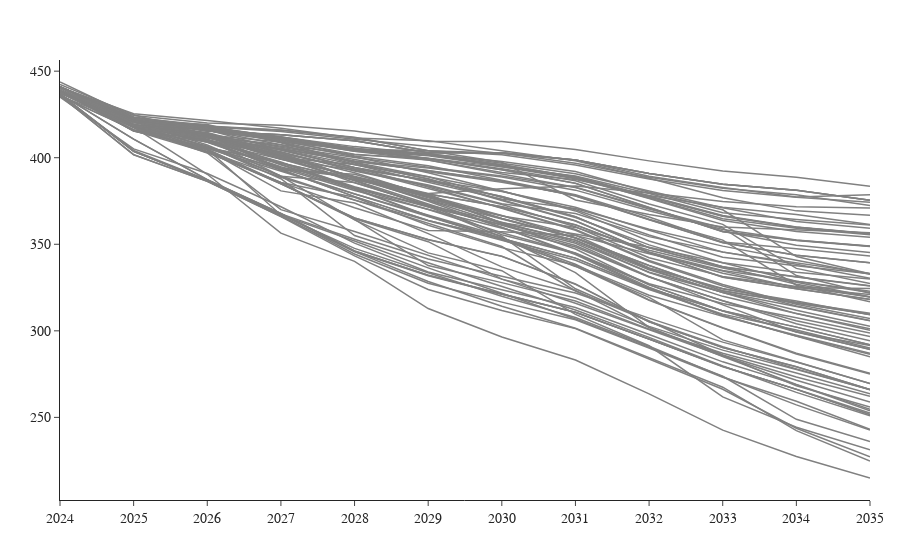

Notebook cell for this chart:
### Code cell
fig1 = go.Figure()

for scenario in fig1_data['Scenario'].unique():
    subset = fig1_data[fig1_data['Scenario'] == scenario]
    fig1.add_trace(go.Scatter(
        x=subset['Year'], y=subset['CO2eq'], mode='lines',
        line=dict(width=1.5, color='gray'),
        showlegend=False
    ))

fig1 = apply_common_layout(fig1, "")



fig1.write_image(f"{output_dir}/fig1_total_emissions_by_scenario.jpeg")
fig1_data.to_csv(f"{output_dir}/fig1_data.csv", index=False)
fig1.show()

### Figure 1 — Plotly figure (JSON) as saved in the notebook; plotly's stock layout.template omitted (floating-point values rounded to 4 significant figures)
{"data": [{"line": {"color": "gray", "width": 1.5}, "mode": "lines", "showlegend": false, "type": "scatter", "x": [2024, 2025, 2026, 2027, 2028, 2029, 2030, 2031, 2032, 2033, 2034, 2035], "y": [439.7, 420.8, 407.4, 389.3, 364.1, 345.0, 334.7, 309.5, 291.4, 261.8, 244.3, 231.3]}, {"line": {"color": "gray", "width": 1.5}, "mode": "lines", "showlegend": false, "type": "scatter", "x": [2024, 2025, 2026, 2027, 2028, 2029, 2030, 2031, 2032, 2033, 2034, 2035], "y": [438.2, 422.1, 412.7, 396.1, 382.8, 371.5, 361.4, 350.6, 331.3, 315.0, 299.3, 291.6]}, {"line": {"color": "gray", "width": 1.5}, "mode": "lines", "showlegend": false, "type": "scatter", "x": [2024, 2025, 2026, 2027, 2028, 2029, 2030, 2031, 2032, 2033, 2034, 2035], "y": [440.6, 422.3, 410.1, 392.8, 379.1, 367.1, 354.7, 324.3, 305.7, 286.0, 273.3, 262.2]}, {"line": {"color": "gray", "width": 1.5}, "mode": "lines", "showlegend": false, "type": "scatter", "x": [2024, 2025, 2026, 2027, 2028, 2029, 2030, 2031, 2032, 2033, 2034, 2035], "y": [438.2, 422.0, 414.1, 402.6, 388.3, 376.0, 366.5, 355.2, 336.4, 324.5, 316.5, 310.1]}, {"line": {"color": "gray", "width": 1.5}, "mode": "lines", "showlegend": false, "type": "scatter", "x": [2024, 2025, 2026, 2027, 2028, 2029, 2030, 2031, 2032, 2033, 2034, 2035], "y": [440.7, 422.6, 410.6, 396.8, 383.3, 372.0, 361.0, 349.3, 331.1, 317.4, 304.0, 294.3]}, {"line": {"color": "gray", "width": 1.5}, "mode": "lines", "showlegend": false, "type": "scatter", "x": [2024, 2025, 2026, 2027, 2028, 2029, 2030, 2031, 2032, 2033, 2034, 2035], "y": [440.8, 422.6, 413.6, 402.5, 388.0, 375.6, 364.6, 353.7, 336.2, 324.2, 317.3, 309.2]}, {"line": {"color": "gray", "width": 1.5}, "mode": "lines", "showlegend": false, "type": "scatter", "x": [2024, 2025, 2026, 2027, 2028, 2029, 2030, 2031, 2032, 2033, 2034, 2035], "y": [440.7, 422.7, 415.8, 407.5, 396.3, 387.9, 375.7, 363.6, 345.5, 334.9, 328.6, 322.8]}, {"line": {"color": "gray", "width": 1.5}, "mode": "lines", "showlegend": false, "type": "scatter", "x": [2024, 2025, 2026, 2027, 2028, 2029, 2030, 2031, 2032, 2033, 2034, 2035], "y": [440.7, 422.8, 416.2, 410.3, 401.0, 395.3, 387.0, 378.6, 365.7, 351.2, 347.3, 343.3]}, {"line": {"color": "gray", "width": 1.5}, "mode": "lines", "showlegend": false, "type": "scatter", "x": [2024, 2025, 2026, 2027, 2028, 2029, 2030, 2031, 2032, 2033, 2034, 2035], "y": [440.7, 422.8, 416.5, 410.9, 403.7, 398.6, 390.6, 382.9, 370.9, 357.5, 349.5, 345.3]}, {"line": {"color": "gray", "width": 1.5}, "mode": "lines", "showlegend": false, "type": "scatter", "x": [2024, 2025, 2026, 2027, 2028, 2029, 2030, 2031, 2032, 2033, 2034, 2035], "y": [438.5, 418.8, 411.4, 405.3, 398.0, 394.1, 388.9, 381.3, 369.4, 358.6, 352.5, 348.8]}, {"line": {"color": "gray", "width": 1.5}, "mode": "lines", "showlegend": false, "type": "scatter", "x": [2024, 2025, 2026, 2027, 2028, 2029, 2030, 2031, 2032, 2033, 2034, 2035], "y": [440.7, 422.8, 416.5, 411.3, 404.7, 401.9, 396.0, 389.0, 377.8, 366.6, 360.0, 356.2]}, {"line": {"color": "gray", "width": 1.5}, "mode": "lines", "showlegend": false, "type": "scatter", "x": [2024, 2025, 2026, 2027, 2028, 2029, 2030, 2031, 2032, 2033, 2034, 2035], "y": [440.7, 421.5, 416.2, 411.5, 405.2, 402.4, 396.8, 390.7, 380.7, 371.0, 363.2, 359.3]}, {"line": {"color": "gray", "width": 1.5}, "mode": "lines", "showlegend": false, "type": "scatter", "x": [2024, 2025, 2026, 2027, 2028, 2029, 2030, 2031, 2032, 2033, 2034, 2035], "y": [440.6, 425.4, 421.5, 417.0, 411.4, 409.9, 404.1, 398.2, 388.1, 376.8, 369.3, 366.8]}, {"line": {"color": "gray", "width": 1.5}, "mode": "lines", "showlegend": false, "type": "scatter", "x": [2024, 2025, 2026, 2027, 2028, 2029, 2030, 2031, 2032, 2033, 2034, 2035], "y": [440.9, 423.2, 413.3, 393.4, 388.7, 378.9, 362.1, 352.3, 333.7, 319.9, 310.0, 300.3]}, {"line": {"color": "gray", "width": 1.5}, "mode": "lines", "showlegend": false, "type": "scatter", "x": [2024, 2025, 2026, 2027, 2028, 2029, 2030, 2031, 2032, 2033, 2034, 2035], "y": [440.9, 423.2, 412.7, 399.1, 392.8, 384.2, 373.4, 367.7, 354.4, 345.5, 338.4, 330.4]}, {"line": {"color": "gray", "width": 1.5}, "mode": "lines", "showlegend": false, "type": "scatter", "x": [2024, 2025, 2026, 2027, 2028, 2029, 2030, 2031, 2032, 2033, 2034, 2035], "y": [440.7, 421.9, 409.6, 401.5, 388.1, 377.5, 362.5, 356.0, 348.3, 339.3, 333.8, 329.9]}, {"line": {"color": "gray", "width": 1.5}, "mode": "lines", "showlegend": false, "type": "scatter", "x": [2024, 2025, 2026, 2027, 2028, 2029, 2030, 2031, 2032, 2033, 2034, 2035], "y": [440.9, 419.3, 410.2, 402.4, 393.5, 387.0, 380.5, 371.4, 358.1, 345.5, 339.2, 333.2]}, {"line": {"color": "gray", "width": 1.5}, "mode": "lines", "showlegend": false, "type": "scatter", "x": [2024, 2025, 2026, 2027, 2028, 2029, 2030, 2031, 2032, 2033, 2034, 2035], "y": [438.9, 422.6, 415.6, 409.7, 402.1, 398.6, 391.5, 387.4, 378.2, 371.4, 367.1, 361.5]}, {"line": {"color": "gray", "width": 1.5}, "mode": "lines", "showlegend": false, "type": "scatter", "x": [2024, 2025, 2026, 2027, 2028, 2029, 2030, 2031, 2032, 2033, 2034, 2035], "y": [440.9, 423.2, 412.3, 407.5, 401.7, 399.8, 394.7, 389.4, 379.3, 368.3, 364.3, 361.2]}, {"line": {"color": "gray", "width": 1.5}, "mode": "lines", "showlegend": false, "type": "scatter", "x": [2024, 2025, 2026, 2027, 2028, 2029, 2030, 2031, 2032, 2033, 2034, 2035], "y": [442.3, 424.8, 413.2, 409.1, 404.9, 404.0, 397.4, 375.6, 367.2, 360.0, 358.5, 356.7]}, {"line": {"color": "gray", "width": 1.5}, "mode": "lines", "showlegend": false, "type": "scatter", "x": [2024, 2025, 2026, 2027, 2028, 2029, 2030, 2031, 2032, 2033, 2034, 2035], "y": [440.6, 422.7, 416.5, 411.1, 404.4, 401.6, 395.5, 388.6, 376.4, 363.8, 357.4, 354.0]}, {"line": {"color": "gray", "width": 1.5}, "mode": "lines", "showlegend": false, "type": "scatter", "x": [2024, 2025, 2026, 2027, 2028, 2029, 2030, 2031, 2032, 2033, 2034, 2035], "y": [440.7, 422.8, 416.6, 411.4, 404.7, 401.9, 395.9, 388.9, 377.6, 366.4, 359.8, 355.9]}, {"line": {"color": "gray", "width": 1.5}, "mode": "lines", "showlegend": false, "type": "scatter", "x": [2024, 2025, 2026, 2027, 2028, 2029, 2030, 2031, 2032, 2033, 2034, 2035], "y": [438.9, 422.6, 415.8, 410.3, 403.7, 401.1, 395.2, 388.3, 377.3, 366.1, 359.8, 356.1]}, {"line": {"color": "gray", "width": 1.5}, "mode": "lines", "showlegend": false, "type": "scatter", "x": [2024, 2025, 2026, 2027, 2028, 2029, 2030, 2031, 2032, 2033, 2034, 2035], "y": [440.8, 423.0, 418.8, 408.9, 397.3, 389.0, 377.0, 365.5, 349.7, 337.1, 326.9, 319.5]}, {"line": {"color": "gray", "width": 1.5}, "mode": "lines", "showlegend": false, "type": "scatter", "x": [2024, 2025, 2026, 2027, 2028, 2029, 2030, 2031, 2032, 2033, 2034, 2035], "y": [440.7, 422.8, 417.5, 412.1, 405.2, 402.0, 394.8, 387.9, 376.8, 364.8, 359.3, 355.5]}, {"line": {"color": "gray", "width": 1.5}, "mode": "lines", "showlegend": false, "type": "scatter", "x": [2024, 2025, 2026, 2027, 2028, 2029, 2030, 2031, 2032, 2033, 2034, 2035], "y": [438.5, 422.0, 413.2, 392.8, 390.4, 378.6, 362.2, 352.4, 335.2, 322.1, 311.9, 302.7]}, {"line": {"color": "gray", "width": 1.5}, "mode": "lines", "showlegend": false, "type": "scatter", "x": [2024, 2025, 2026, 2027, 2028, 2029, 2030, 2031, 2032, 2033, 2034, 2035], "y": [438.8, 415.9, 404.5, 380.8, 373.9, 356.2, 336.9, 323.3, 301.9, 285.1, 269.1, 254.6]}, {"line": {"color": "gray", "width": 1.5}, "mode": "lines", "showlegend": false, "type": "scatter", "x": [2024, 2025, 2026, 2027, 2028, 2029, 2030, 2031, 2032, 2033, 2034, 2035], "y": [438.6, 419.3, 410.6, 389.3, 385.6, 372.5, 355.5, 344.7, 326.7, 311.5, 299.6, 289.2]}, {"line": {"color": "gray", "width": 1.5}, "mode": "lines", "showlegend": false, "type": "scatter", "x": [2024, 2025, 2026, 2027, 2028, 2029, 2030, 2031, 2032, 2033, 2034, 2035], "y": [438.5, 421.9, 413.7, 400.0, 396.1, 385.8, 376.1, 370.6, 358.7, 348.9, 340.8, 332.6]}, {"line": {"color": "gray", "width": 1.5}, "mode": "lines", "showlegend": false, "type": "scatter", "x": [2024, 2025, 2026, 2027, 2028, 2029, 2030, 2031, 2032, 2033, 2034, 2035], "y": [438.8, 415.8, 402.9, 385.7, 377.1, 361.0, 348.0, 337.9, 320.6, 308.4, 297.4, 287.1]}, {"line": {"color": "gray", "width": 1.5}, "mode": "lines", "showlegend": false, "type": "scatter", "x": [2024, 2025, 2026, 2027, 2028, 2029, 2030, 2031, 2032, 2033, 2034, 2035], "y": [438.6, 419.2, 408.9, 394.2, 388.8, 376.9, 366.3, 359.7, 346.6, 336.3, 328.1, 319.6]}, {"line": {"color": "gray", "width": 1.5}, "mode": "lines", "showlegend": false, "type": "scatter", "x": [2024, 2025, 2026, 2027, 2028, 2029, 2030, 2031, 2032, 2033, 2034, 2035], "y": [435.9, 401.8, 386.3, 365.9, 345.8, 328.5, 314.2, 301.5, 284.4, 267.4, 242.3, 224.8]}, {"line": {"color": "gray", "width": 1.5}, "mode": "lines", "showlegend": false, "type": "scatter", "x": [2024, 2025, 2026, 2027, 2028, 2029, 2030, 2031, 2032, 2033, 2034, 2035], "y": [436.8, 403.7, 386.8, 366.8, 347.6, 333.5, 319.9, 307.7, 291.1, 273.4, 257.2, 242.7]}, {"line": {"color": "gray", "width": 1.5}, "mode": "lines", "showlegend": false, "type": "scatter", "x": [2024, 2025, 2026, 2027, 2028, 2029, 2030, 2031, 2032, 2033, 2034, 2035], "y": [436.8, 404.2, 387.2, 367.5, 352.9, 339.2, 325.4, 312.0, 296.2, 279.7, 264.4, 251.0]}, {"line": {"color": "gray", "width": 1.5}, "mode": "lines", "showlegend": false, "type": "scatter", "x": [2024, 2025, 2026, 2027, 2028, 2029, 2030, 2031, 2032, 2033, 2034, 2035], "y": [437.5, 417.3, 402.7, 370.0, 357.4, 343.8, 329.9, 315.9, 300.7, 285.4, 271.5, 258.9]}, {"line": {"color": "gray", "width": 1.5}, "mode": "lines", "showlegend": false, "type": "scatter", "x": [2024, 2025, 2026, 2027, 2028, 2029, 2030, 2031, 2032, 2033, 2034, 2035], "y": [437.7, 417.5, 403.7, 388.7, 375.5, 362.3, 348.7, 323.0, 305.5, 290.9, 278.0, 266.0]}, {"line": {"color": "gray", "width": 1.5}, "mode": "lines", "showlegend": false, "type": "scatter", "x": [2024, 2025, 2026, 2027, 2028, 2029, 2030, 2031, 2032, 2033, 2034, 2035], "y": [438.0, 418.3, 405.3, 392.1, 379.3, 366.0, 353.1, 337.2, 319.4, 294.7, 282.1, 269.5]}, {"line": {"color": "gray", "width": 1.5}, "mode": "lines", "showlegend": false, "type": "scatter", "x": [2024, 2025, 2026, 2027, 2028, 2029, 2030, 2031, 2032, 2033, 2034, 2035], "y": [438.4, 418.9, 411.7, 399.5, 387.0, 373.3, 359.8, 344.1, 324.4, 308.9, 296.7, 285.0]}, {"line": {"color": "gray", "width": 1.5}, "mode": "lines", "showlegend": false, "type": "scatter", "x": [2024, 2025, 2026, 2027, 2028, 2029, 2030, 2031, 2032, 2033, 2034, 2035], "y": [438.5, 419.0, 412.7, 400.9, 388.8, 375.4, 361.8, 347.2, 326.5, 311.4, 299.3, 289.3]}, {"line": {"color": "gray", "width": 1.5}, "mode": "lines", "showlegend": false, "type": "scatter", "x": [2024, 2025, 2026, 2027, 2028, 2029, 2030, 2031, 2032, 2033, 2034, 2035], "y": [438.5, 419.0, 413.2, 401.6, 391.3, 378.2, 366.6, 353.6, 335.7, 322.2, 310.0, 301.3]}, {"line": {"color": "gray", "width": 1.5}, "mode": "lines", "showlegend": false, "type": "scatter", "x": [2024, 2025, 2026, 2027, 2028, 2029, 2030, 2031, 2032, 2033, 2034, 2035], "y": [438.4, 421.5, 419.2, 408.9, 400.6, 391.4, 380.7, 369.3, 351.9, 339.3, 328.6, 322.2]}, {"line": {"color": "gray", "width": 1.5}, "mode": "lines", "showlegend": false, "type": "scatter", "x": [2024, 2025, 2026, 2027, 2028, 2029, 2030, 2031, 2032, 2033, 2034, 2035], "y": [438.7, 415.6, 409.1, 394.8, 381.8, 366.3, 353.6, 338.5, 317.9, 301.8, 287.1, 275.5]}, {"line": {"color": "gray", "width": 1.5}, "mode": "lines", "showlegend": false, "type": "scatter", "x": [2024, 2025, 2026, 2027, 2028, 2029, 2030, 2031, 2032, 2033, 2034, 2035], "y": [438.5, 419.0, 414.5, 403.1, 393.4, 382.2, 371.1, 358.6, 340.6, 326.7, 315.4, 307.1]}, {"line": {"color": "gray", "width": 1.5}, "mode": "lines", "showlegend": false, "type": "scatter", "x": [2024, 2025, 2026, 2027, 2028, 2029, 2030, 2031, 2032, 2033, 2034, 2035], "y": [436.8, 403.6, 386.5, 366.5, 344.4, 327.5, 316.6, 306.4, 290.0, 273.1, 259.3, 243.2]}, {"line": {"color": "gray", "width": 1.5}, "mode": "lines", "showlegend": false, "type": "scatter", "x": [2024, 2025, 2026, 2027, 2028, 2029, 2030, 2031, 2032, 2033, 2034, 2035], "y": [435.7, 416.2, 404.9, 385.4, 364.8, 351.5, 329.9, 318.9, 302.6, 288.9, 277.6, 266.1]}, {"line": {"color": "gray", "width": 1.5}, "mode": "lines", "showlegend": false, "type": "scatter", "x": [2024, 2025, 2026, 2027, 2028, 2029, 2030, 2031, 2032, 2033, 2034, 2035], "y": [436.8, 403.7, 386.9, 367.5, 345.8, 331.8, 321.1, 310.7, 295.3, 279.2, 266.3, 252.5]}, {"line": {"color": "gray", "width": 1.5}, "mode": "lines", "showlegend": false, "type": "scatter", "x": [2024, 2025, 2026, 2027, 2028, 2029, 2030, 2031, 2032, 2033, 2034, 2035], "y": [435.0, 405.1, 390.9, 371.7, 350.7, 334.0, 323.8, 313.4, 297.9, 282.1, 268.9, 253.8]}, {"line": {"color": "gray", "width": 1.5}, "mode": "lines", "showlegend": false, "type": "scatter", "x": [2024, 2025, 2026, 2027, 2028, 2029, 2030, 2031, 2032, 2033, 2034, 2035], "y": [436.7, 410.7, 387.4, 367.8, 346.1, 332.2, 321.2, 310.7, 295.2, 279.5, 266.2, 251.7]}, {"line": {"color": "gray", "width": 1.5}, "mode": "lines", "showlegend": false, "type": "scatter", "x": [2024, 2025, 2026, 2027, 2028, 2029, 2030, 2031, 2032, 2033, 2034, 2035], "y": [435.8, 418.7, 406.7, 387.8, 355.0, 341.5, 331.5, 321.8, 307.3, 293.5, 282.0, 269.5]}, {"line": {"color": "gray", "width": 1.5}, "mode": "lines", "showlegend": false, "type": "scatter", "x": [2024, 2025, 2026, 2027, 2028, 2029, 2030, 2031, 2032, 2033, 2034, 2035], "y": [437.7, 417.6, 403.5, 385.0, 365.2, 352.7, 343.1, 327.1, 305.2, 290.4, 279.3, 266.1]}, {"line": {"color": "gray", "width": 1.5}, "mode": "lines", "showlegend": false, "type": "scatter", "x": [2024, 2025, 2026, 2027, 2028, 2029, 2030, 2031, 2032, 2033, 2034, 2035], "y": [438.4, 419.0, 406.1, 389.5, 375.6, 363.5, 352.3, 340.8, 323.9, 309.6, 300.5, 290.0]}, {"line": {"color": "gray", "width": 1.5}, "mode": "lines", "showlegend": false, "type": "scatter", "x": [2024, 2025, 2026, 2027, 2028, 2029, 2030, 2031, 2032, 2033, 2034, 2035], "y": [437.6, 420.8, 410.2, 393.9, 381.1, 370.2, 359.7, 348.4, 331.1, 317.4, 305.8, 296.7]}, {"line": {"color": "gray", "width": 1.5}, "mode": "lines", "showlegend": false, "type": "scatter", "x": [2024, 2025, 2026, 2027, 2028, 2029, 2030, 2031, 2032, 2033, 2034, 2035], "y": [438.4, 419.0, 406.3, 393.2, 377.5, 363.8, 353.3, 342.0, 324.5, 311.5, 302.1, 292.0]}, {"line": {"color": "gray", "width": 1.5}, "mode": "lines", "showlegend": false, "type": "scatter", "x": [2024, 2025, 2026, 2027, 2028, 2029, 2030, 2031, 2032, 2033, 2034, 2035], "y": [437.8, 420.9, 412.9, 400.7, 385.5, 372.6, 362.7, 351.4, 333.9, 322.3, 314.0, 305.8]}, {"line": {"color": "gray", "width": 1.5}, "mode": "lines", "showlegend": false, "type": "scatter", "x": [2024, 2025, 2026, 2027, 2028, 2029, 2030, 2031, 2032, 2033, 2034, 2035], "y": [437.9, 420.9, 418.6, 408.7, 396.9, 387.7, 375.2, 363.5, 345.3, 333.3, 325.1, 321.0]}, {"line": {"color": "gray", "width": 1.5}, "mode": "lines", "showlegend": false, "type": "scatter", "x": [2024, 2025, 2026, 2027, 2028, 2029, 2030, 2031, 2032, 2033, 2034, 2035], "y": [438.5, 418.9, 409.6, 397.6, 382.5, 370.1, 356.7, 345.0, 327.2, 315.8, 307.6, 298.8]}, {"line": {"color": "gray", "width": 1.5}, "mode": "lines", "showlegend": false, "type": "scatter", "x": [2024, 2025, 2026, 2027, 2028, 2029, 2030, 2031, 2032, 2033, 2034, 2035], "y": [438.5, 418.9, 411.7, 401.4, 388.4, 377.7, 364.9, 353.7, 337.7, 323.1, 316.1, 309.5]}, {"line": {"color": "gray", "width": 1.5}, "mode": "lines", "showlegend": false, "type": "scatter", "x": [2024, 2025, 2026, 2027, 2028, 2029, 2030, 2031, 2032, 2033, 2034, 2035], "y": [438.5, 418.8, 412.0, 403.5, 392.3, 383.6, 373.0, 360.1, 342.2, 331.5, 325.6, 319.5]}, {"line": {"color": "gray", "width": 1.5}, "mode": "lines", "showlegend": false, "type": "scatter", "x": [2024, 2025, 2026, 2027, 2028, 2029, 2030, 2031, 2032, 2033, 2034, 2035], "y": [438.5, 418.8, 412.1, 404.5, 394.3, 386.7, 377.5, 365.9, 347.9, 336.9, 331.1, 325.9]}, {"line": {"color": "gray", "width": 1.5}, "mode": "lines", "showlegend": false, "type": "scatter", "x": [2024, 2025, 2026, 2027, 2028, 2029, 2030, 2031, 2032, 2033, 2034, 2035], "y": [438.4, 418.8, 411.8, 404.8, 396.0, 389.1, 380.7, 369.9, 355.4, 342.5, 337.6, 333.0]}, {"line": {"color": "gray", "width": 1.5}, "mode": "lines", "showlegend": false, "type": "scatter", "x": [2024, 2025, 2026, 2027, 2028, 2029, 2030, 2031, 2032, 2033, 2034, 2035], "y": [435.7, 416.2, 404.8, 385.1, 364.4, 337.7, 327.8, 317.2, 301.0, 287.1, 275.6, 263.7]}, {"line": {"color": "gray", "width": 1.5}, "mode": "lines", "showlegend": false, "type": "scatter", "x": [2024, 2025, 2026, 2027, 2028, 2029, 2030, 2031, 2032, 2033, 2034, 2035], "y": [438.3, 421.3, 417.0, 410.8, 404.3, 399.4, 393.1, 385.2, 371.1, 357.2, 352.1, 348.7]}, {"line": {"color": "gray", "width": 1.5}, "mode": "lines", "showlegend": false, "type": "scatter", "x": [2024, 2025, 2026, 2027, 2028, 2029, 2030, 2031, 2032, 2033, 2034, 2035], "y": [438.6, 415.4, 405.8, 397.0, 387.3, 379.0, 371.7, 361.2, 345.1, 331.0, 324.3, 318.1]}, {"line": {"color": "gray", "width": 1.5}, "mode": "lines", "showlegend": false, "type": "scatter", "x": [2024, 2025, 2026, 2027, 2028, 2029, 2030, 2031, 2032, 2033, 2034, 2035], "y": [438.4, 418.7, 411.8, 405.2, 397.9, 392.5, 386.5, 377.9, 364.1, 350.9, 343.6, 339.3]}, {"line": {"color": "gray", "width": 1.5}, "mode": "lines", "showlegend": false, "type": "scatter", "x": [2024, 2025, 2026, 2027, 2028, 2029, 2030, 2031, 2032, 2033, 2034, 2035], "y": [438.5, 421.1, 418.0, 411.6, 405.6, 399.5, 393.7, 386.7, 373.3, 361.5, 336.1, 327.4]}, {"line": {"color": "gray", "width": 1.5}, "mode": "lines", "showlegend": false, "type": "scatter", "x": [2024, 2025, 2026, 2027, 2028, 2029, 2030, 2031, 2032, 2033, 2034, 2035], "y": [438.3, 418.5, 413.1, 406.0, 399.1, 391.9, 385.8, 378.2, 364.5, 352.4, 326.3, 316.7]}, {"line": {"color": "gray", "width": 1.5}, "mode": "lines", "showlegend": false, "type": "scatter", "x": [2024, 2025, 2026, 2027, 2028, 2029, 2030, 2031, 2032, 2033, 2034, 2035], "y": [438.5, 420.1, 417.5, 412.0, 406.4, 402.2, 397.8, 392.0, 380.1, 369.9, 342.9, 333.0]}, {"line": {"color": "gray", "width": 1.5}, "mode": "lines", "showlegend": false, "type": "scatter", "x": [2024, 2025, 2026, 2027, 2028, 2029, 2030, 2031, 2032, 2033, 2034, 2035], "y": [438.3, 417.5, 413.2, 406.6, 400.1, 394.4, 389.4, 382.8, 370.4, 359.4, 331.9, 321.7]}, {"line": {"color": "gray", "width": 1.5}, "mode": "lines", "showlegend": false, "type": "scatter", "x": [2024, 2025, 2026, 2027, 2028, 2029, 2030, 2031, 2032, 2033, 2034, 2035], "y": [437.5, 418.4, 403.1, 385.8, 371.1, 357.9, 357.3, 355.1, 344.6, 334.5, 325.0, 324.4]}, {"line": {"color": "gray", "width": 1.5}, "mode": "lines", "showlegend": false, "type": "scatter", "x": [2024, 2025, 2026, 2027, 2028, 2029, 2030, 2031, 2032, 2033, 2034, 2035], "y": [438.2, 418.5, 409.0, 399.1, 389.0, 379.4, 382.1, 383.7, 379.6, 374.7, 371.7, 371.0]}, {"line": {"color": "gray", "width": 1.5}, "mode": "lines", "showlegend": false, "type": "scatter", "x": [2024, 2025, 2026, 2027, 2028, 2029, 2030, 2031, 2032, 2033, 2034, 2035], "y": [435.9, 401.7, 386.3, 366.0, 343.3, 323.9, 311.8, 301.3, 283.8, 266.2, 243.7, 227.2]}, {"line": {"color": "gray", "width": 1.5}, "mode": "lines", "showlegend": false, "type": "scatter", "x": [2024, 2025, 2026, 2027, 2028, 2029, 2030, 2031, 2032, 2033, 2034, 2035], "y": [436.7, 410.7, 387.4, 367.8, 346.1, 332.2, 321.2, 310.7, 295.2, 279.5, 266.2, 251.7]}, {"line": {"color": "gray", "width": 1.5}, "mode": "lines", "showlegend": false, "type": "scatter", "x": [2024, 2025, 2026, 2027, 2028, 2029, 2030, 2031, 2032, 2033, 2034, 2035], "y": [437.7, 417.6, 403.5, 385.0, 365.2, 352.6, 343.0, 326.8, 305.2, 290.4, 279.3, 266.2]}, {"line": {"color": "gray", "width": 1.5}, "mode": "lines", "showlegend": false, "type": "scatter", "x": [2024, 2025, 2026, 2027, 2028, 2029, 2030, 2031, 2032, 2033, 2034, 2035], "y": [438.4, 419.0, 406.3, 393.2, 377.5, 363.8, 353.3, 342.0, 324.5, 311.5, 302.1, 291.9]}, {"line": {"color": "gray", "width": 1.5}, "mode": "lines", "showlegend": false, "type": "scatter", "x": [2024, 2025, 2026, 2027, 2028, 2029, 2030, 2031, 2032, 2033, 2034, 2035], "y": [438.5, 418.9, 411.7, 401.4, 388.4, 377.8, 364.9, 353.7, 337.8, 323.1, 316.0, 309.4]}, {"line": {"color": "gray", "width": 1.5}, "mode": "lines", "showlegend": false, "type": "scatter", "x": [2024, 2025, 2026, 2027, 2028, 2029, 2030, 2031, 2032, 2033, 2034, 2035], "y": [438.5, 418.8, 412.1, 404.5, 394.3, 386.7, 377.6, 365.9, 348.0, 337.1, 331.2, 326.0]}, {"line": {"color": "gray", "width": 1.5}, "mode": "lines", "showlegend": false, "type": "scatter", "x": [2024, 2025, 2026, 2027, 2028, 2029, 2030, 2031, 2032, 2033, 2034, 2035], "y": [438.3, 421.2, 417.0, 410.9, 404.4, 399.5, 393.1, 385.2, 371.2, 357.4, 352.4, 349.0]}, {"line": {"color": "gray", "width": 1.5}, "mode": "lines", "showlegend": false, "type": "scatter", "x": [2024, 2025, 2026, 2027, 2028, 2029, 2030, 2031, 2032, 2033, 2034, 2035], "y": [438.6, 415.4, 405.8, 397.0, 387.3, 379.0, 371.8, 361.3, 345.2, 331.1, 324.4, 318.3]}, {"line": {"color": "gray", "width": 1.5}, "mode": "lines", "showlegend": false, "type": "scatter", "x": [2024, 2025, 2026, 2027, 2028, 2029, 2030, 2031, 2032, 2033, 2034, 2035], "y": [438.4, 418.7, 411.8, 405.2, 398.0, 392.6, 386.6, 378.0, 364.2, 351.0, 343.7, 339.3]}, {"line": {"color": "gray", "width": 1.5}, "mode": "lines", "showlegend": false, "type": "scatter", "x": [2024, 2025, 2026, 2027, 2028, 2029, 2030, 2031, 2032, 2033, 2034, 2035], "y": [441.0, 421.8, 415.4, 413.3, 409.8, 402.9, 402.9, 398.7, 390.9, 384.7, 381.3, 375.4]}, {"line": {"color": "gray", "width": 1.5}, "mode": "lines", "showlegend": false, "type": "scatter", "x": [2024, 2025, 2026, 2027, 2028, 2029, 2030, 2031, 2032, 2033, 2034, 2035], "y": [441.0, 420.7, 418.0, 415.8, 411.6, 404.0, 401.7, 395.8, 387.7, 381.0, 377.2, 374.3]}, {"line": {"color": "gray", "width": 1.5}, "mode": "lines", "showlegend": false, "type": "scatter", "x": [2024, 2025, 2026, 2027, 2028, 2029, 2030, 2031, 2032, 2033, 2034, 2035], "y": [441.0, 421.8, 418.3, 416.0, 411.8, 404.0, 402.7, 396.8, 388.8, 382.4, 378.6, 372.3]}, {"line": {"color": "gray", "width": 1.5}, "mode": "lines", "showlegend": false, "type": "scatter", "x": [2024, 2025, 2026, 2027, 2028, 2029, 2030, 2031, 2032, 2033, 2034, 2035], "y": [440.9, 424.3, 420.1, 418.8, 415.4, 409.4, 409.4, 404.8, 398.2, 392.4, 388.7, 383.5]}, {"line": {"color": "gray", "width": 1.5}, "mode": "lines", "showlegend": false, "type": "scatter", "x": [2024, 2025, 2026, 2027, 2028, 2029, 2030, 2031, 2032, 2033, 2034, 2035], "y": [443.7, 423.5, 417.9, 415.2, 410.7, 406.5, 402.4, 398.8, 389.3, 382.8, 377.2, 378.7]}, {"line": {"color": "gray", "width": 1.5}, "mode": "lines", "showlegend": false, "type": "scatter", "x": [2024, 2025, 2026, 2027, 2028, 2029, 2030, 2031, 2032, 2033, 2034, 2035], "y": [441.0, 421.8, 415.4, 413.3, 409.8, 402.9, 402.9, 398.7, 390.9, 384.7, 381.3, 375.4]}, {"line": {"color": "gray", "width": 1.5}, "mode": "lines", "showlegend": false, "type": "scatter", "x": [2024, 2025, 2026, 2027, 2028, 2029, 2030, 2031, 2032, 2033, 2034, 2035], "y": [441.0, 421.8, 415.4, 413.3, 409.8, 402.9, 402.9, 398.7, 390.9, 384.7, 381.3, 375.4]}, {"line": {"color": "gray", "width": 1.5}, "mode": "lines", "showlegend": false, "type": "scatter", "x": [2024, 2025, 2026, 2027, 2028, 2029, 2030, 2031, 2032, 2033, 2034, 2035], "y": [437.8, 417.6, 390.4, 356.4, 340.1, 312.9, 296.5, 283.2, 263.6, 242.6, 227.4, 215.0]}, {"line": {"color": "gray", "width": 1.5}, "mode": "lines", "showlegend": false, "type": "scatter", "x": [2024, 2025, 2026, 2027, 2028, 2029, 2030, 2031, 2032, 2033, 2034, 2035], "y": [438.1, 418.2, 405.0, 366.9, 351.9, 336.4, 321.7, 306.8, 290.5, 273.8, 248.9, 236.1]}, {"line": {"color": "gray", "width": 1.5}, "mode": "lines", "showlegend": false, "type": "scatter", "x": [2024, 2025, 2026, 2027, 2028, 2029, 2030, 2031, 2032, 2033, 2034, 2035], "y": [438.6, 419.0, 412.4, 400.1, 386.7, 371.8, 354.2, 333.6, 302.0, 285.9, 268.3, 256.0]}, {"line": {"color": "gray", "width": 1.5}, "mode": "lines", "showlegend": false, "type": "scatter", "x": [2024, 2025, 2026, 2027, 2028, 2029, 2030, 2031, 2032, 2033, 2034, 2035], "y": [438.6, 419.1, 413.4, 401.4, 388.9, 374.8, 359.5, 344.7, 325.2, 309.0, 297.0, 286.5]}, {"line": {"color": "gray", "width": 1.5}, "mode": "lines", "showlegend": false, "type": "scatter", "x": [2024, 2025, 2026, 2027, 2028, 2029, 2030, 2031, 2032, 2033, 2034, 2035], "y": [438.8, 415.7, 410.3, 396.0, 382.2, 366.5, 352.7, 337.4, 317.7, 301.6, 286.6, 275.1]}, {"line": {"color": "gray", "width": 1.5}, "mode": "lines", "showlegend": false, "type": "scatter", "x": [2024, 2025, 2026, 2027, 2028, 2029, 2030, 2031, 2032, 2033, 2034, 2035], "y": [438.6, 419.1, 416.2, 404.5, 394.3, 383.0, 370.8, 358.0, 340.0, 325.9, 314.4, 305.9]}], "layout": {"font": {"family": "Arial", "size": 14}, "margin": {"b": 60, "l": 60, "r": 30, "t": 60}, "showlegend": false, "title": {"text": ""}, "xaxis": {"dtick": 1, "range": [2024, 2035], "tick0": 2024, "tickmode": "linear"}}}
